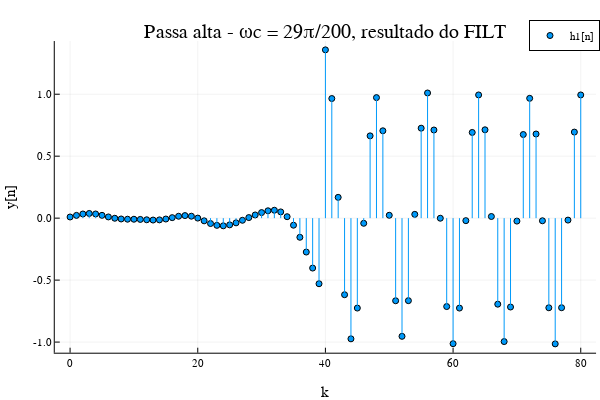

This figure's notebook cell:
### Markdown cell above
Comparação dos filtros passa-alta

### Code cell
#CODIGO TESTE  PARA CASO passa alta

# Define the input signal
x_filt2 = [xd[i] for i=1: length(xd)]
# Define the filter coefficients
h_filt2 = [h2[j] for j=1: N]
# Apply the filters to the signal
y2 = filtro(xd,h2)
filtered_signal2 = filt(h2, x_filt2)

 #Display the filtered signal
println("resposta usando o sinal filt(), verdadeiro: ", filtered_signal2)
println()
println("sinal filtrado usando o projeto do ex 2: ", y2)

ph5 = plot(n_janela,y2, extra_plot_kwargs = KW(:include_mathjax => "cdn"),
xlabel = "n",
ylabel = "y[n]",
title = "Passa alta - ωc = 29π/200, resultado do filtro projetado",
label= "h1[n]",
line = :stem, marker = (:circle,3))



ph6 = plot(n_janela,filtered_signal2, extra_plot_kwargs = KW(:include_mathjax => "cdn"),
xlabel = "k",
ylabel = "y[n]",
title = "Passa alta - ωc = 29π/200, resultado do FILT",
label= "h1[n]",
line = :stem, marker = (:circle,3))

### Figure 1 — Plotly figure (JSON) as saved in the notebook; plotly's stock layout.template omitted (floating-point values rounded to 4 significant figures)
{"data": [{"colorbar": {"len": 0.8657, "title": "", "x": 0.9934, "y": 0.5087}, "legendgroup": "h1[n]", "marker": {"color": "rgba(0, 154, 250, 1.000)", "line": {"color": "rgba(0, 0, 0, 1.000)", "width": 1}, "size": 6, "symbol": "circle"}, "mode": "markers", "name": "h1[n]", "showlegend": true, "type": "scatter", "x": [0, 1, 2, 3, 4, 5, 6, 7, 8, 9, 10, 11, 12, 13, 14, 15, 16, 17, 18, 19, 20, 21, 22, 23, 24, 25, 26, 27, 28, 29, 30, 31, 32, 33, 34, 35, 36, 37, 38, 39, 40, 41, 42, 43, 44, 45, 46, 47, 48, 49, 50, 51, 52, 53, 54, 55, 56, 57, 58, 59, 60, 61, 62, 63, 64, 65, 66, 67, 68, 69, 70, 71, 72, 73, 74, 75, 76, 77, 78, 79, 80], "xaxis": "x", "y": [0.009355, 0.02237, 0.03353, 0.03794, 0.03373, 0.02287, 0.009837, -0.0007903, -0.006667, -0.008462, -0.008819, -0.0102, -0.01304, -0.01532, -0.01394, -0.007045, 0.004172, 0.01533, 0.02064, 0.01582, 0.0003983, -0.02165, -0.04349, -0.05829, -0.06191, -0.05415, -0.03793, -0.01729, 0.004527, 0.02571, 0.04491, 0.05939, 0.06379, 0.05047, 0.01178, -0.05686, -0.1544, -0.2735, -0.4028, -0.5292, 1.358, 0.9652, 0.1677, -0.6178, -0.9738, -0.7255, -0.04155, 0.6639, 0.9725, 0.705, 0.02321, -0.6665, -0.9537, -0.6657, 0.03048, 0.726, 1.01, 0.7112, -0.0005935, -0.7133, -1.013, -0.7257, -0.02015, 0.6916, 0.9944, 0.7129, 0.01331, -0.6942, -0.9959, -0.7171, -0.02381, 0.6748, 0.9668, 0.6789, -0.02114, -0.7231, -1.015, -0.7226, -0.01572, 0.6945, 0.9942], "yaxis": "y"}, {"colorbar": {"len": 0.8657, "title": "", "x": 0.9934, "y": 0.5087}, "legendgroup": "h1[n]", "line": {"color": "rgba(0, 154, 250, 1.000)", "dash": "solid", "shape": "linear", "width": 1}, "mode": "lines", "name": "h1[n]", "showlegend": false, "type": "scatter", "x": [0, 0], "xaxis": "x", "y": [0, 0.009355], "yaxis": "y"}, {"colorbar": {"len": 0.8657, "title": "", "x": 0.9934, "y": 0.5087}, "legendgroup": "h1[n]", "line": {"color": "rgba(0, 154, 250, 1.000)", "dash": "solid", "shape": "linear", "width": 1}, "mode": "lines", "name": "h1[n]", "showlegend": false, "type": "scatter", "x": [1, 1], "xaxis": "x", "y": [0, 0.02237], "yaxis": "y"}, {"colorbar": {"len": 0.8657, "title": "", "x": 0.9934, "y": 0.5087}, "legendgroup": "h1[n]", "line": {"color": "rgba(0, 154, 250, 1.000)", "dash": "solid", "shape": "linear", "width": 1}, "mode": "lines", "name": "h1[n]", "showlegend": false, "type": "scatter", "x": [2, 2], "xaxis": "x", "y": [0, 0.03353], "yaxis": "y"}, {"colorbar": {"len": 0.8657, "title": "", "x": 0.9934, "y": 0.5087}, "legendgroup": "h1[n]", "line": {"color": "rgba(0, 154, 250, 1.000)", "dash": "solid", "shape": "linear", "width": 1}, "mode": "lines", "name": "h1[n]", "showlegend": false, "type": "scatter", "x": [3, 3], "xaxis": "x", "y": [0, 0.03794], "yaxis": "y"}, {"colorbar": {"len": 0.8657, "title": "", "x": 0.9934, "y": 0.5087}, "legendgroup": "h1[n]", "line": {"color": "rgba(0, 154, 250, 1.000)", "dash": "solid", "shape": "linear", "width": 1}, "mode": "lines", "name": "h1[n]", "showlegend": false, "type": "scatter", "x": [4, 4], "xaxis": "x", "y": [0, 0.03373], "yaxis": "y"}, {"colorbar": {"len": 0.8657, "title": "", "x": 0.9934, "y": 0.5087}, "legendgroup": "h1[n]", "line": {"color": "rgba(0, 154, 250, 1.000)", "dash": "solid", "shape": "linear", "width": 1}, "mode": "lines", "name": "h1[n]", "showlegend": false, "type": "scatter", "x": [5, 5], "xaxis": "x", "y": [0, 0.02287], "yaxis": "y"}, {"colorbar": {"len": 0.8657, "title": "", "x": 0.9934, "y": 0.5087}, "legendgroup": "h1[n]", "line": {"color": "rgba(0, 154, 250, 1.000)", "dash": "solid", "shape": "linear", "width": 1}, "mode": "lines", "name": "h1[n]", "showlegend": false, "type": "scatter", "x": [6, 6], "xaxis": "x", "y": [0, 0.009837], "yaxis": "y"}, {"colorbar": {"len": 0.8657, "title": "", "x": 0.9934, "y": 0.5087}, "legendgroup": "h1[n]", "line": {"color": "rgba(0, 154, 250, 1.000)", "dash": "solid", "shape": "linear", "width": 1}, "mode": "lines", "name": "h1[n]", "showlegend": false, "type": "scatter", "x": [7, 7], "xaxis": "x", "y": [0, -0.0007903], "yaxis": "y"}, {"colorbar": {"len": 0.8657, "title": "", "x": 0.9934, "y": 0.5087}, "legendgroup": "h1[n]", "line": {"color": "rgba(0, 154, 250, 1.000)", "dash": "solid", "shape": "linear", "width": 1}, "mode": "lines", "name": "h1[n]", "showlegend": false, "type": "scatter", "x": [8, 8], "xaxis": "x", "y": [0, -0.006667], "yaxis": "y"}, {"colorbar": {"len": 0.8657, "title": "", "x": 0.9934, "y": 0.5087}, "legendgroup": "h1[n]", "line": {"color": "rgba(0, 154, 250, 1.000)", "dash": "solid", "shape": "linear", "width": 1}, "mode": "lines", "name": "h1[n]", "showlegend": false, "type": "scatter", "x": [9, 9], "xaxis": "x", "y": [0, -0.008462], "yaxis": "y"}, {"colorbar": {"len": 0.8657, "title": "", "x": 0.9934, "y": 0.5087}, "legendgroup": "h1[n]", "line": {"color": "rgba(0, 154, 250, 1.000)", "dash": "solid", "shape": "linear", "width": 1}, "mode": "lines", "name": "h1[n]", "showlegend": false, "type": "scatter", "x": [10, 10], "xaxis": "x", "y": [0, -0.008819], "yaxis": "y"}, {"colorbar": {"len": 0.8657, "title": "", "x": 0.9934, "y": 0.5087}, "legendgroup": "h1[n]", "line": {"color": "rgba(0, 154, 250, 1.000)", "dash": "solid", "shape": "linear", "width": 1}, "mode": "lines", "name": "h1[n]", "showlegend": false, "type": "scatter", "x": [11, 11], "xaxis": "x", "y": [0, -0.0102], "yaxis": "y"}, {"colorbar": {"len": 0.8657, "title": "", "x": 0.9934, "y": 0.5087}, "legendgroup": "h1[n]", "line": {"color": "rgba(0, 154, 250, 1.000)", "dash": "solid", "shape": "linear", "width": 1}, "mode": "lines", "name": "h1[n]", "showlegend": false, "type": "scatter", "x": [12, 12], "xaxis": "x", "y": [0, -0.01304], "yaxis": "y"}, {"colorbar": {"len": 0.8657, "title": "", "x": 0.9934, "y": 0.5087}, "legendgroup": "h1[n]", "line": {"color": "rgba(0, 154, 250, 1.000)", "dash": "solid", "shape": "linear", "width": 1}, "mode": "lines", "name": "h1[n]", "showlegend": false, "type": "scatter", "x": [13, 13], "xaxis": "x", "y": [0, -0.01532], "yaxis": "y"}, {"colorbar": {"len": 0.8657, "title": "", "x": 0.9934, "y": 0.5087}, "legendgroup": "h1[n]", "line": {"color": "rgba(0, 154, 250, 1.000)", "dash": "solid", "shape": "linear", "width": 1}, "mode": "lines", "name": "h1[n]", "showlegend": false, "type": "scatter", "x": [14, 14], "xaxis": "x", "y": [0, -0.01394], "yaxis": "y"}, {"colorbar": {"len": 0.8657, "title": "", "x": 0.9934, "y": 0.5087}, "legendgroup": "h1[n]", "line": {"color": "rgba(0, 154, 250, 1.000)", "dash": "solid", "shape": "linear", "width": 1}, "mode": "lines", "name": "h1[n]", "showlegend": false, "type": "scatter", "x": [15, 15], "xaxis": "x", "y": [0, -0.007045], "yaxis": "y"}, {"colorbar": {"len": 0.8657, "title": "", "x": 0.9934, "y": 0.5087}, "legendgroup": "h1[n]", "line": {"color": "rgba(0, 154, 250, 1.000)", "dash": "solid", "shape": "linear", "width": 1}, "mode": "lines", "name": "h1[n]", "showlegend": false, "type": "scatter", "x": [16, 16], "xaxis": "x", "y": [0, 0.004172], "yaxis": "y"}, {"colorbar": {"len": 0.8657, "title": "", "x": 0.9934, "y": 0.5087}, "legendgroup": "h1[n]", "line": {"color": "rgba(0, 154, 250, 1.000)", "dash": "solid", "shape": "linear", "width": 1}, "mode": "lines", "name": "h1[n]", "showlegend": false, "type": "scatter", "x": [17, 17], "xaxis": "x", "y": [0, 0.01533], "yaxis": "y"}, {"colorbar": {"len": 0.8657, "title": "", "x": 0.9934, "y": 0.5087}, "legendgroup": "h1[n]", "line": {"color": "rgba(0, 154, 250, 1.000)", "dash": "solid", "shape": "linear", "width": 1}, "mode": "lines", "name": "h1[n]", "showlegend": false, "type": "scatter", "x": [18, 18], "xaxis": "x", "y": [0, 0.02064], "yaxis": "y"}, {"colorbar": {"len": 0.8657, "title": "", "x": 0.9934, "y": 0.5087}, "legendgroup": "h1[n]", "line": {"color": "rgba(0, 154, 250, 1.000)", "dash": "solid", "shape": "linear", "width": 1}, "mode": "lines", "name": "h1[n]", "showlegend": false, "type": "scatter", "x": [19, 19], "xaxis": "x", "y": [0, 0.01582], "yaxis": "y"}, {"colorbar": {"len": 0.8657, "title": "", "x": 0.9934, "y": 0.5087}, "legendgroup": "h1[n]", "line": {"color": "rgba(0, 154, 250, 1.000)", "dash": "solid", "shape": "linear", "width": 1}, "mode": "lines", "name": "h1[n]", "showlegend": false, "type": "scatter", "x": [20, 20], "xaxis": "x", "y": [0, 0.0003983], "yaxis": "y"}, {"colorbar": {"len": 0.8657, "title": "", "x": 0.9934, "y": 0.5087}, "legendgroup": "h1[n]", "line": {"color": "rgba(0, 154, 250, 1.000)", "dash": "solid", "shape": "linear", "width": 1}, "mode": "lines", "name": "h1[n]", "showlegend": false, "type": "scatter", "x": [21, 21], "xaxis": "x", "y": [0, -0.02165], "yaxis": "y"}, {"colorbar": {"len": 0.8657, "title": "", "x": 0.9934, "y": 0.5087}, "legendgroup": "h1[n]", "line": {"color": "rgba(0, 154, 250, 1.000)", "dash": "solid", "shape": "linear", "width": 1}, "mode": "lines", "name": "h1[n]", "showlegend": false, "type": "scatter", "x": [22, 22], "xaxis": "x", "y": [0, -0.04349], "yaxis": "y"}, {"colorbar": {"len": 0.8657, "title": "", "x": 0.9934, "y": 0.5087}, "legendgroup": "h1[n]", "line": {"color": "rgba(0, 154, 250, 1.000)", "dash": "solid", "shape": "linear", "width": 1}, "mode": "lines", "name": "h1[n]", "showlegend": false, "type": "scatter", "x": [23, 23], "xaxis": "x", "y": [0, -0.05829], "yaxis": "y"}, {"colorbar": {"len": 0.8657, "title": "", "x": 0.9934, "y": 0.5087}, "legendgroup": "h1[n]", "line": {"color": "rgba(0, 154, 250, 1.000)", "dash": "solid", "shape": "linear", "width": 1}, "mode": "lines", "name": "h1[n]", "showlegend": false, "type": "scatter", "x": [24, 24], "xaxis": "x", "y": [0, -0.06191], "yaxis": "y"}, {"colorbar": {"len": 0.8657, "title": "", "x": 0.9934, "y": 0.5087}, "legendgroup": "h1[n]", "line": {"color": "rgba(0, 154, 250, 1.000)", "dash": "solid", "shape": "linear", "width": 1}, "mode": "lines", "name": "h1[n]", "showlegend": false, "type": "scatter", "x": [25, 25], "xaxis": "x", "y": [0, -0.05415], "yaxis": "y"}, {"colorbar": {"len": 0.8657, "title": "", "x": 0.9934, "y": 0.5087}, "legendgroup": "h1[n]", "line": {"color": "rgba(0, 154, 250, 1.000)", "dash": "solid", "shape": "linear", "width": 1}, "mode": "lines", "name": "h1[n]", "showlegend": false, "type": "scatter", "x": [26, 26], "xaxis": "x", "y": [0, -0.03793], "yaxis": "y"}, {"colorbar": {"len": 0.8657, "title": "", "x": 0.9934, "y": 0.5087}, "legendgroup": "h1[n]", "line": {"color": "rgba(0, 154, 250, 1.000)", "dash": "solid", "shape": "linear", "width": 1}, "mode": "lines", "name": "h1[n]", "showlegend": false, "type": "scatter", "x": [27, 27], "xaxis": "x", "y": [0, -0.01729], "yaxis": "y"}, {"colorbar": {"len": 0.8657, "title": "", "x": 0.9934, "y": 0.5087}, "legendgroup": "h1[n]", "line": {"color": "rgba(0, 154, 250, 1.000)", "dash": "solid", "shape": "linear", "width": 1}, "mode": "lines", "name": "h1[n]", "showlegend": false, "type": "scatter", "x": [28, 28], "xaxis": "x", "y": [0, 0.004527], "yaxis": "y"}, {"colorbar": {"len": 0.8657, "title": "", "x": 0.9934, "y": 0.5087}, "legendgroup": "h1[n]", "line": {"color": "rgba(0, 154, 250, 1.000)", "dash": "solid", "shape": "linear", "width": 1}, "mode": "lines", "name": "h1[n]", "showlegend": false, "type": "scatter", "x": [29, 29], "xaxis": "x", "y": [0, 0.02571], "yaxis": "y"}, {"colorbar": {"len": 0.8657, "title": "", "x": 0.9934, "y": 0.5087}, "legendgroup": "h1[n]", "line": {"color": "rgba(0, 154, 250, 1.000)", "dash": "solid", "shape": "linear", "width": 1}, "mode": "lines", "name": "h1[n]", "showlegend": false, "type": "scatter", "x": [30, 30], "xaxis": "x", "y": [0, 0.04491], "yaxis": "y"}, {"colorbar": {"len": 0.8657, "title": "", "x": 0.9934, "y": 0.5087}, "legendgroup": "h1[n]", "line": {"color": "rgba(0, 154, 250, 1.000)", "dash": "solid", "shape": "linear", "width": 1}, "mode": "lines", "name": "h1[n]", "showlegend": false, "type": "scatter", "x": [31, 31], "xaxis": "x", "y": [0, 0.05939], "yaxis": "y"}, {"colorbar": {"len": 0.8657, "title": "", "x": 0.9934, "y": 0.5087}, "legendgroup": "h1[n]", "line": {"color": "rgba(0, 154, 250, 1.000)", "dash": "solid", "shape": "linear", "width": 1}, "mode": "lines", "name": "h1[n]", "showlegend": false, "type": "scatter", "x": [32, 32], "xaxis": "x", "y": [0, 0.06379], "yaxis": "y"}, {"colorbar": {"len": 0.8657, "title": "", "x": 0.9934, "y": 0.5087}, "legendgroup": "h1[n]", "line": {"color": "rgba(0, 154, 250, 1.000)", "dash": "solid", "shape": "linear", "width": 1}, "mode": "lines", "name": "h1[n]", "showlegend": false, "type": "scatter", "x": [33, 33], "xaxis": "x", "y": [0, 0.05047], "yaxis": "y"}, {"colorbar": {"len": 0.8657, "title": "", "x": 0.9934, "y": 0.5087}, "legendgroup": "h1[n]", "line": {"color": "rgba(0, 154, 250, 1.000)", "dash": "solid", "shape": "linear", "width": 1}, "mode": "lines", "name": "h1[n]", "showlegend": false, "type": "scatter", "x": [34, 34], "xaxis": "x", "y": [0, 0.01178], "yaxis": "y"}, {"colorbar": {"len": 0.8657, "title": "", "x": 0.9934, "y": 0.5087}, "legendgroup": "h1[n]", "line": {"color": "rgba(0, 154, 250, 1.000)", "dash": "solid", "shape": "linear", "width": 1}, "mode": "lines", "name": "h1[n]", "showlegend": false, "type": "scatter", "x": [35, 35], "xaxis": "x", "y": [0, -0.05686], "yaxis": "y"}, {"colorbar": {"len": 0.8657, "title": "", "x": 0.9934, "y": 0.5087}, "legendgroup": "h1[n]", "line": {"color": "rgba(0, 154, 250, 1.000)", "dash": "solid", "shape": "linear", "width": 1}, "mode": "lines", "name": "h1[n]", "showlegend": false, "type": "scatter", "x": [36, 36], "xaxis": "x", "y": [0, -0.1544], "yaxis": "y"}, {"colorbar": {"len": 0.8657, "title": "", "x": 0.9934, "y": 0.5087}, "legendgroup": "h1[n]", "line": {"color": "rgba(0, 154, 250, 1.000)", "dash": "solid", "shape": "linear", "width": 1}, "mode": "lines", "name": "h1[n]", "showlegend": false, "type": "scatter", "x": [37, 37], "xaxis": "x", "y": [0, -0.2735], "yaxis": "y"}, {"colorbar": {"len": 0.8657, "title": "", "x": 0.9934, "y": 0.5087}, "legendgroup": "h1[n]", "line": {"color": "rgba(0, 154, 250, 1.000)", "dash": "solid", "shape": "linear", "width": 1}, "mode": "lines", "name": "h1[n]", "showlegend": false, "type": "scatter", "x": [38, 38], "xaxis": "x", "y": [0, -0.4028], "yaxis": "y"}, {"colorbar": {"len": 0.8657, "title": "", "x": 0.9934, "y": 0.5087}, "legendgroup": "h1[n]", "line": {"color": "rgba(0, 154, 250, 1.000)", "dash": "solid", "shape": "linear", "width": 1}, "mode": "lines", "name": "h1[n]", "showlegend": false, "type": "scatter", "x": [39, 39], "xaxis": "x", "y": [0, -0.5292], "yaxis": "y"}, {"colorbar": {"len": 0.8657, "title": "", "x": 0.9934, "y": 0.5087}, "legendgroup": "h1[n]", "line": {"color": "rgba(0, 154, 250, 1.000)", "dash": "solid", "shape": "linear", "width": 1}, "mode": "lines", "name": "h1[n]", "showlegend": false, "type": "scatter", "x": [40, 40], "xaxis": "x", "y": [0, 1.358], "yaxis": "y"}, {"colorbar": {"len": 0.8657, "title": "", "x": 0.9934, "y": 0.5087}, "legendgroup": "h1[n]", "line": {"color": "rgba(0, 154, 250, 1.000)", "dash": "solid", "shape": "linear", "width": 1}, "mode": "lines", "name": "h1[n]", "showlegend": false, "type": "scatter", "x": [41, 41], "xaxis": "x", "y": [0, 0.9652], "yaxis": "y"}, {"colorbar": {"len": 0.8657, "title": "", "x": 0.9934, "y": 0.5087}, "legendgroup": "h1[n]", "line": {"color": "rgba(0, 154, 250, 1.000)", "dash": "solid", "shape": "linear", "width": 1}, "mode": "lines", "name": "h1[n]", "showlegend": false, "type": "scatter", "x": [42, 42], "xaxis": "x", "y": [0, 0.1677], "yaxis": "y"}, {"colorbar": {"len": 0.8657, "title": "", "x": 0.9934, "y": 0.5087}, "legendgroup": "h1[n]", "line": {"color": "rgba(0, 154, 250, 1.000)", "dash": "solid", "shape": "linear", "width": 1}, "mode": "lines", "name": "h1[n]", "showlegend": false, "type": "scatter", "x": [43, 43], "xaxis": "x", "y": [0, -0.6178], "yaxis": "y"}, {"colorbar": {"len": 0.8657, "title": "", "x": 0.9934, "y": 0.5087}, "legendgroup": "h1[n]", "line": {"color": "rgba(0, 154, 250, 1.000)", "dash": "solid", "shape": "linear", "width": 1}, "mode": "lines", "name": "h1[n]", "showlegend": false, "type": "scatter", "x": [44, 44], "xaxis": "x", "y": [0, -0.9738], "yaxis": "y"}, {"colorbar": {"len": 0.8657, "title": "", "x": 0.9934, "y": 0.5087}, "legendgroup": "h1[n]", "line": {"color": "rgba(0, 154, 250, 1.000)", "dash": "solid", "shape": "linear", "width": 1}, "mode": "lines", "name": "h1[n]", "showlegend": false, "type": "scatter", "x": [45, 45], "xaxis": "x", "y": [0, -0.7255], "yaxis": "y"}, {"colorbar": {"len": 0.8657, "title": "", "x": 0.9934, "y": 0.5087}, "legendgroup": "h1[n]", "line": {"color": "rgba(0, 154, 250, 1.000)", "dash": "solid", "shape": "linear", "width": 1}, "mode": "lines", "name": "h1[n]", "showlegend": false, "type": "scatter", "x": [46, 46], "xaxis": "x", "y": [0, -0.04155], "yaxis": "y"}, {"colorbar": {"len": 0.8657, "title": "", "x": 0.9934, "y": 0.5087}, "legendgroup": "h1[n]", "line": {"color": "rgba(0, 154, 250, 1.000)", "dash": "solid", "shape": "linear", "width": 1}, "mode": "lines", "name": "h1[n]", "showlegend": false, "type": "scatter", "x": [47, 47], "xaxis": "x", "y": [0, 0.6639], "yaxis": "y"}, {"colorbar": {"len": 0.8657, "title": "", "x": 0.9934, "y": 0.5087}, "legendgroup": "h1[n]", "line": {"color": "rgba(0, 154, 250, 1.000)", "dash": "solid", "shape": "linear", "width": 1}, "mode": "lines", "name": "h1[n]", "showlegend": false, "type": "scatter", "x": [48, 48], "xaxis": "x", "y": [0, 0.9725], "yaxis": "y"}, {"colorbar": {"len": 0.8657, "title": "", "x": 0.9934, "y": 0.5087}, "legendgroup": "h1[n]", "line": {"color": "rgba(0, 154, 250, 1.000)", "dash": "solid", "shape": "linear", "width": 1}, "mode": "lines", "name": "h1[n]", "showlegend": false, "type": "scatter", "x": [49, 49], "xaxis": "x", "y": [0, 0.705], "yaxis": "y"}, {"colorbar": {"len": 0.8657, "title": "", "x": 0.9934, "y": 0.5087}, "legendgroup": "h1[n]", "line": {"color": "rgba(0, 154, 250, 1.000)", "dash": "solid", "shape": "linear", "width": 1}, "mode": "lines", "name": "h1[n]", "showlegend": false, "type": "scatter", "x": [50, 50], "xaxis": "x", "y": [0, 0.02321], "yaxis": "y"}, {"colorbar": {"len": 0.8657, "title": "", "x": 0.9934, "y": 0.5087}, "legendgroup": "h1[n]", "line": {"color": "rgba(0, 154, 250, 1.000)", "dash": "solid", "shape": "linear", "width": 1}, "mode": "lines", "name": "h1[n]", "showlegend": false, "type": "scatter", "x": [51, 51], "xaxis": "x", "y": [0, -0.6665], "yaxis": "y"}, {"colorbar": {"len": 0.8657, "title": "", "x": 0.9934, "y": 0.5087}, "legendgroup": "h1[n]", "line": {"color": "rgba(0, 154, 250, 1.000)", "dash": "solid", "shape": "linear", "width": 1}, "mode": "lines", "name": "h1[n]", "showlegend": false, "type": "scatter", "x": [52, 52], "xaxis": "x", "y": [0, -0.9537], "yaxis": "y"}, {"colorbar": {"len": 0.8657, "title": "", "x": 0.9934, "y": 0.5087}, "legendgroup": "h1[n]", "line": {"color": "rgba(0, 154, 250, 1.000)", "dash": "solid", "shape": "linear", "width": 1}, "mode": "lines", "name": "h1[n]", "showlegend": false, "type": "scatter", "x": [53, 53], "xaxis": "x", "y": [0, -0.6657], "yaxis": "y"}, {"colorbar": {"len": 0.8657, "title": "", "x": 0.9934, "y": 0.5087}, "legendgroup": "h1[n]", "line": {"color": "rgba(0, 154, 250, 1.000)", "dash": "solid", "shape": "linear", "width": 1}, "mode": "lines", "name": "h1[n]", "showlegend": false, "type": "scatter", "x": [54, 54], "xaxis": "x", "y": [0, 0.03048], "yaxis": "y"}, {"colorbar": {"len": 0.8657, "title": "", "x": 0.9934, "y": 0.5087}, "legendgroup": "h1[n]", "line": {"color": "rgba(0, 154, 250, 1.000)", "dash": "solid", "shape": "linear", "width": 1}, "mode": "lines", "name": "h1[n]", "showlegend": false, "type": "scatter", "x": [55, 55], "xaxis": "x", "y": [0, 0.726], "yaxis": "y"}, {"colorbar": {"len": 0.8657, "title": "", "x": 0.9934, "y": 0.5087}, "legendgroup": "h1[n]", "line": {"color": "rgba(0, 154, 250, 1.000)", "dash": "solid", "shape": "linear", "width": 1}, "mode": "lines", "name": "h1[n]", "showlegend": false, "type": "scatter", "x": [56, 56], "xaxis": "x", "y": [0, 1.01], "yaxis": "y"}, {"colorbar": {"len": 0.8657, "title": "", "x": 0.9934, "y": 0.5087}, "legendgroup": "h1[n]", "line": {"color": "rgba(0, 154, 250, 1.000)", "dash": "solid", "shape": "linear", "width": 1}, "mode": "lines", "name": "h1[n]", "showlegend": false, "type": "scatter", "x": [57, 57], "xaxis": "x", "y": [0, 0.7112], "yaxis": "y"}, {"colorbar": {"len": 0.8657, "title": "", "x": 0.9934, "y": 0.5087}, "legendgroup": "h1[n]", "line": {"color": "rgba(0, 154, 250, 1.000)", "dash": "solid", "shape": "linear", "width": 1}, "mode": "lines", "name": "h1[n]", "showlegend": false, "type": "scatter", "x": [58, 58], "xaxis": "x", "y": [0, -0.0005935], "yaxis": "y"}, {"colorbar": {"len": 0.8657, "title": "", "x": 0.9934, "y": 0.5087}, "legendgroup": "h1[n]", "line": {"color": "rgba(0, 154, 250, 1.000)", "dash": "solid", "shape": "linear", "width": 1}, "mode": "lines", "name": "h1[n]", "showlegend": false, "type": "scatter", "x": [59, 59], "xaxis": "x", "y": [0, -0.7133], "yaxis": "y"}, {"colorbar": {"len": 0.8657, "title": "", "x": 0.9934, "y": 0.5087}, "legendgroup": "h1[n]", "line": {"color": "rgba(0, 154, 250, 1.000)", "dash": "solid", "shape": "linear", "width": 1}, "mode": "lines", "name": "h1[n]", "showlegend": false, "type": "scatter", "x": [60, 60], "xaxis": "x", "y": [0, -1.013], "yaxis": "y"}, {"colorbar": {"len": 0.8657, "title": "", "x": 0.9934, "y": 0.5087}, "legendgroup": "h1[n]", "line": {"color": "rgba(0, 154, 250, 1.000)", "dash": "solid", "shape": "linear", "width": 1}, "mode": "lines", "name": "h1[n]", "showlegend": false, "type": "scatter", "x": [61, 61], "xaxis": "x", "y": [0, -0.7257], "yaxis": "y"}, {"colorbar": {"len": 0.8657, "title": "", "x": 0.9934, "y": 0.5087}, "legendgroup": "h1[n]", "line": {"color": "rgba(0, 154, 250, 1.000)", "dash": "solid", "shape": "linear", "width": 1}, "mode": "lines", "name": "h1[n]", "showlegend": false, "type": "scatter", "x": [62, 62], "xaxis": "x", "y": [0, -0.02015], "yaxis": "y"}, {"colorbar": {"len": 0.8657, "title": "", "x": 0.9934, "y": 0.5087}, "legendgroup": "h1[n]", "line": {"color": "rgba(0, 154, 250, 1.000)", "dash": "solid", "shape": "linear", "width": 1}, "mode": "lines", "name": "h1[n]", "showlegend": false, "type": "scatter", "x": [63, 63], "xaxis": "x", "y": [0, 0.6916], "yaxis": "y"}, {"colorbar": {"len": 0.8657, "title": "", "x": 0.9934, "y": 0.5087}, "legendgroup": "h1[n]", "line": {"color": "rgba(0, 154, 250, 1.000)", "dash": "solid", "shape": "linear", "width": 1}, "mode": "lines", "name": "h1[n]", "showlegend": false, "type": "scatter", "x": [64, 64], "xaxis": "x", "y": [0, 0.9944], "yaxis": "y"}, {"colorbar": {"len": 0.8657, "title": "", "x": 0.9934, "y": 0.5087}, "legendgroup": "h1[n]", "line": {"color": "rgba(0, 154, 250, 1.000)", "dash": "solid", "shape": "linear", "width": 1}, "mode": "lines", "name": "h1[n]", "showlegend": false, "type": "scatter", "x": [65, 65], "xaxis": "x", "y": [0, 0.7129], "yaxis": "y"}, {"colorbar": {"len": 0.8657, "title": "", "x": 0.9934, "y": 0.5087}, "legendgroup": "h1[n]", "line": {"color": "rgba(0, 154, 250, 1.000)", "dash": "solid", "shape": "linear", "width": 1}, "mode": "lines", "name": "h1[n]", "showlegend": false, "type": "scatter", "x": [66, 66], "xaxis": "x", "y": [0, 0.01331], "yaxis": "y"}, {"colorbar": {"len": 0.8657, "title": "", "x": 0.9934, "y": 0.5087}, "legendgroup": "h1[n]", "line": {"color": "rgba(0, 154, 250, 1.000)", "dash": "solid", "shape": "linear", "width": 1}, "mode": "lines", "name": "h1[n]", "showlegend": false, "type": "scatter", "x": [67, 67], "xaxis": "x", "y": [0, -0.6942], "yaxis": "y"}, {"colorbar": {"len": 0.8657, "title": "", "x": 0.9934, "y": 0.5087}, "legendgroup": "h1[n]", "line": {"color": "rgba(0, 154, 250, 1.000)", "dash": "solid", "shape": "linear", "width": 1}, "mode": "lines", "name": "h1[n]", "showlegend": false, "type": "scatter", "x": [68, 68], "xaxis": "x", "y": [0, -0.9959], "yaxis": "y"}, {"colorbar": {"len": 0.8657, "title": "", "x": 0.9934, "y": 0.5087}, "legendgroup": "h1[n]", "line": {"color": "rgba(0, 154, 250, 1.000)", "dash": "solid", "shape": "linear", "width": 1}, "mode": "lines", "name": "h1[n]", "showlegend": false, "type": "scatter", "x": [69, 69], "xaxis": "x", "y": [0, -0.7171], "yaxis": "y"}, {"colorbar": {"len": 0.8657, "title": "", "x": 0.9934, "y": 0.5087}, "legendgroup": "h1[n]", "line": {"color": "rgba(0, 154, 250, 1.000)", "dash": "solid", "shape": "linear", "width": 1}, "mode": "lines", "name": "h1[n]", "showlegend": false, "type": "scatter", "x": [70, 70], "xaxis": "x", "y": [0, -0.02381], "yaxis": "y"}, {"colorbar": {"len": 0.8657, "title": "", "x": 0.9934, "y": 0.5087}, "legendgroup": "h1[n]", "line": {"color": "rgba(0, 154, 250, 1.000)", "dash": "solid", "shape": "linear", "width": 1}, "mode": "lines", "name": "h1[n]", "showlegend": false, "type": "scatter", "x": [71, 71], "xaxis": "x", "y": [0, 0.6748], "yaxis": "y"}, {"colorbar": {"len": 0.8657, "title": "", "x": 0.9934, "y": 0.5087}, "legendgroup": "h1[n]", "line": {"color": "rgba(0, 154, 250, 1.000)", "dash": "solid", "shape": "linear", "width": 1}, "mode": "lines", "name": "h1[n]", "showlegend": false, "type": "scatter", "x": [72, 72], "xaxis": "x", "y": [0, 0.9668], "yaxis": "y"}, {"colorbar": {"len": 0.8657, "title": "", "x": 0.9934, "y": 0.5087}, "legendgroup": "h1[n]", "line": {"color": "rgba(0, 154, 250, 1.000)", "dash": "solid", "shape": "linear", "width": 1}, "mode": "lines", "name": "h1[n]", "showlegend": false, "type": "scatter", "x": [73, 73], "xaxis": "x", "y": [0, 0.6789], "yaxis": "y"}, {"colorbar": {"len": 0.8657, "title": "", "x": 0.9934, "y": 0.5087}, "legendgroup": "h1[n]", "line": {"color": "rgba(0, 154, 250, 1.000)", "dash": "solid", "shape": "linear", "width": 1}, "mode": "lines", "name": "h1[n]", "showlegend": false, "type": "scatter", "x": [74, 74], "xaxis": "x", "y": [0, -0.02114], "yaxis": "y"}, {"colorbar": {"len": 0.8657, "title": "", "x": 0.9934, "y": 0.5087}, "legendgroup": "h1[n]", "line": {"color": "rgba(0, 154, 250, 1.000)", "dash": "solid", "shape": "linear", "width": 1}, "mode": "lines", "name": "h1[n]", "showlegend": false, "type": "scatter", "x": [75, 75], "xaxis": "x", "y": [0, -0.7231], "yaxis": "y"}, {"colorbar": {"len": 0.8657, "title": "", "x": 0.9934, "y": 0.5087}, "legendgroup": "h1[n]", "line": {"color": "rgba(0, 154, 250, 1.000)", "dash": "solid", "shape": "linear", "width": 1}, "mode": "lines", "name": "h1[n]", "showlegend": false, "type": "scatter", "x": [76, 76], "xaxis": "x", "y": [0, -1.015], "yaxis": "y"}, {"colorbar": {"len": 0.8657, "title": "", "x": 0.9934, "y": 0.5087}, "legendgroup": "h1[n]", "line": {"color": "rgba(0, 154, 250, 1.000)", "dash": "solid", "shape": "linear", "width": 1}, "mode": "lines", "name": "h1[n]", "showlegend": false, "type": "scatter", "x": [77, 77], "xaxis": "x", "y": [0, -0.7226], "yaxis": "y"}, {"colorbar": {"len": 0.8657, "title": "", "x": 0.9934, "y": 0.5087}, "legendgroup": "h1[n]", "line": {"color": "rgba(0, 154, 250, 1.000)", "dash": "solid", "shape": "linear", "width": 1}, "mode": "lines", "name": "h1[n]", "showlegend": false, "type": "scatter", "x": [78, 78], "xaxis": "x", "y": [0, -0.01572], "yaxis": "y"}, {"colorbar": {"len": 0.8657, "title": "", "x": 0.9934, "y": 0.5087}, "legendgroup": "h1[n]", "line": {"color": "rgba(0, 154, 250, 1.000)", "dash": "solid", "shape": "linear", "width": 1}, "mode": "lines", "name": "h1[n]", "showlegend": false, "type": "scatter", "x": [79, 79], "xaxis": "x", "y": [0, 0.6945], "yaxis": "y"}, {"colorbar": {"len": 0.8657, "title": "", "x": 0.9934, "y": 0.5087}, "legendgroup": "h1[n]", "line": {"color": "rgba(0, 154, 250, 1.000)", "dash": "solid", "shape": "linear", "width": 1}, "mode": "lines", "name": "h1[n]", "showlegend": false, "type": "scatter", "x": [80, 80], "xaxis": "x", "y": [0, 0.9942], "yaxis": "y"}], "layout": {"annotations": [{"font": {"color": "rgba(0, 0, 0, 1.000)", "family": "sans-serif", "size": 20}, "rotation": 0, "showarrow": false, "text": "Passa alta - ωc = 29π/200, resultado do FILT", "x": 0.5424, "xanchor": "center", "xref": "paper", "y": 1, "yanchor": "top", "yref": "paper"}], "height": 400, "include_mathjax": "cdn", "legend": {"bgcolor": "rgba(255, 255, 255, 1.000)", "bordercolor": "rgba(0, 0, 0, 1.000)", "borderwidth": 1, "font": {"color": "rgba(0, 0, 0, 1.000)", "family": "sans-serif", "size": 11}, "title": {"font": {"color": "rgba(0, 0, 0, 1.000)", "family": "sans-serif", "size": 15}, "text": ""}, "tracegroupgap": 0, "traceorder": "normal", "x": 1, "xanchor": "auto", "y": 1, "yanchor": "auto"}, "margin": {"b": 20, "l": 0, "r": 0, "t": 20}, "paper_bgcolor": "rgba(255, 255, 255, 1.000)", "plot_bgcolor": "rgba(255, 255, 255, 1.000)", "showlegend": true, "width": 600, "xaxis": {"anchor": "y", "domain": [0.09128, 0.9934], "gridcolor": "rgba(0, 0, 0, 0.100)", "gridwidth": 0.5, "linecolor": "rgba(0, 0, 0, 1.000)", "mirror": false, "range": [-2.4, 82.4], "showgrid": true, "showline": true, "showticklabels": true, "tickangle": 0, "tickcolor": "rgb(0, 0, 0)", "tickfont": {"color": "rgba(0, 0, 0, 1.000)", "family": "sans-serif", "size": 11}, "tickmode": "array", "ticks": "inside", "ticktext": ["0", "20", "40", "60", "80"], "tickvals": [0, 20, 40, 60, 80], "title": "k", "titlefont": {"color": "rgba(0, 0, 0, 1.000)", "family": "sans-serif", "size": 15}, "type": "-", "visible": true, "zeroline": false, "zerolinecolor": "rgba(0, 0, 0, 1.000)"}, "yaxis": {"anchor": "x", "domain": [0.07581, 0.9415], "gridcolor": "rgba(0, 0, 0, 0.100)", "gridwidth": 0.5, "linecolor": "rgba(0, 0, 0, 1.000)", "mirror": false, "range": [-1.086, 1.429], "showgrid": true, "showline": true, "showticklabels": true, "tickangle": 0, "tickcolor": "rgb(0, 0, 0)", "tickfont": {"color": "rgba(0, 0, 0, 1.000)", "family": "sans-serif", "size": 11}, "tickmode": "array", "ticks": "inside", "ticktext": ["-1.0", "-0.5", "0.0", "0.5", "1.0"], "tickvals": [-1, -0.5, 0, 0.5, 1], "title": "y[n]", "titlefont": {"color": "rgba(0, 0, 0, 1.000)", "family": "sans-serif", "size": 15}, "type": "-", "visible": true, "zeroline": false, "zerolinecolor": "rgba(0, 0, 0, 1.000)"}}}
